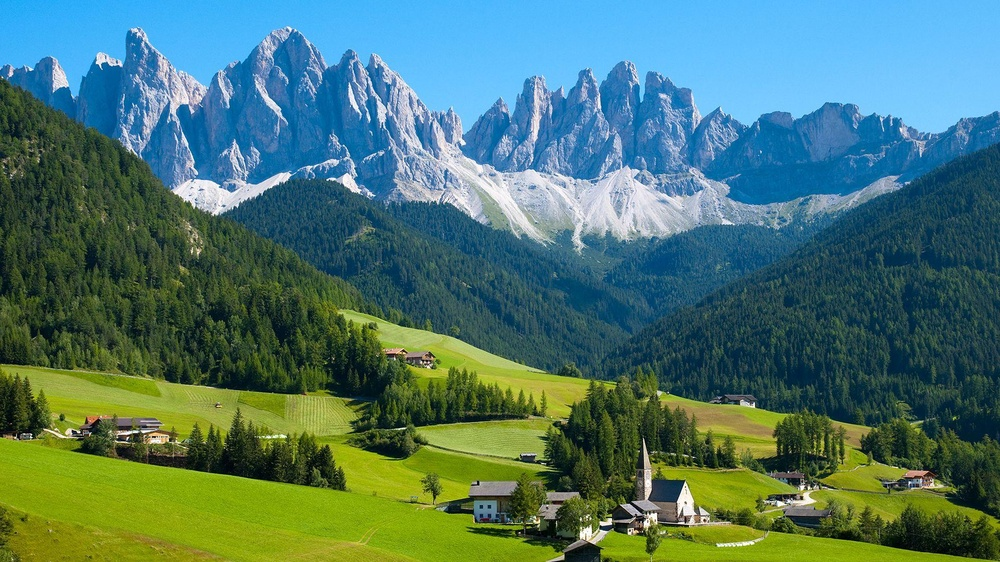
#> input picture Advance/img6.jpg, 1000 x 562 px, shrunk from 1920 x 1080 before the run
$ python threshold.py
#> lines starting #> are read from the running program, lines starting #| are printed output that depends on the picture; after the words box and inside, x2 and y2 are one past the last pixel; in counts of white or black regions, pixels touching at a corner belong together
import cv2 as cv
from cv2 import threshold
import numpy as np

img = cv.imread('img6.jpg')
#> img is the input picture: shape (562, 1000, 3); mean B, G, R 108, 118.1, 76.6
cv.imshow('House', img)

# Convert the gray scale img

gray = cv.cvtColor(img, cv.COLOR_BGR2GRAY)
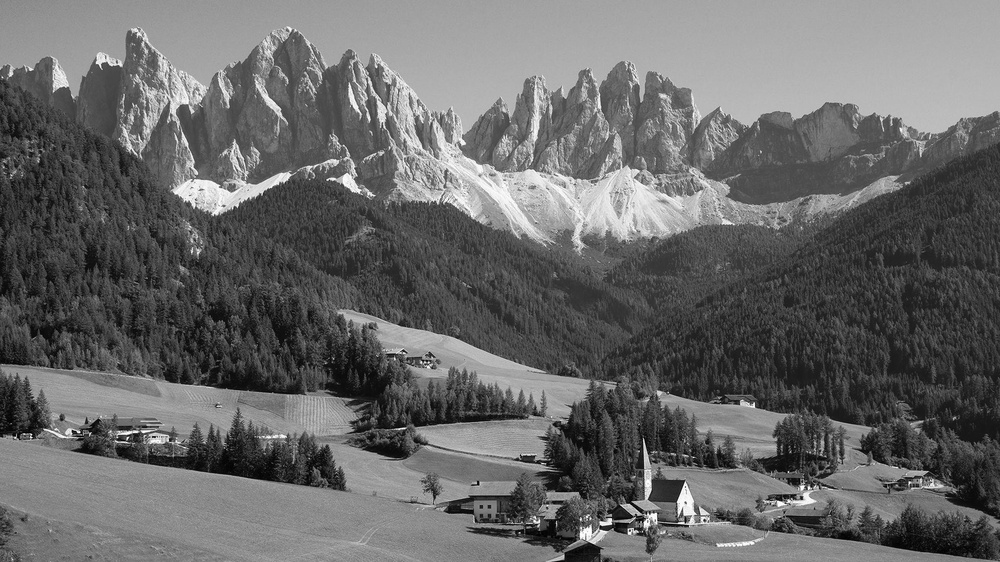
#> gray: shape (562, 1000); min 0, max 255, mean 104.6
cv.imshow('Gray', gray)

# simple thresholding
threshold, thresh = cv.threshold(gray, 150, 255, cv.THRESH_BINARY)
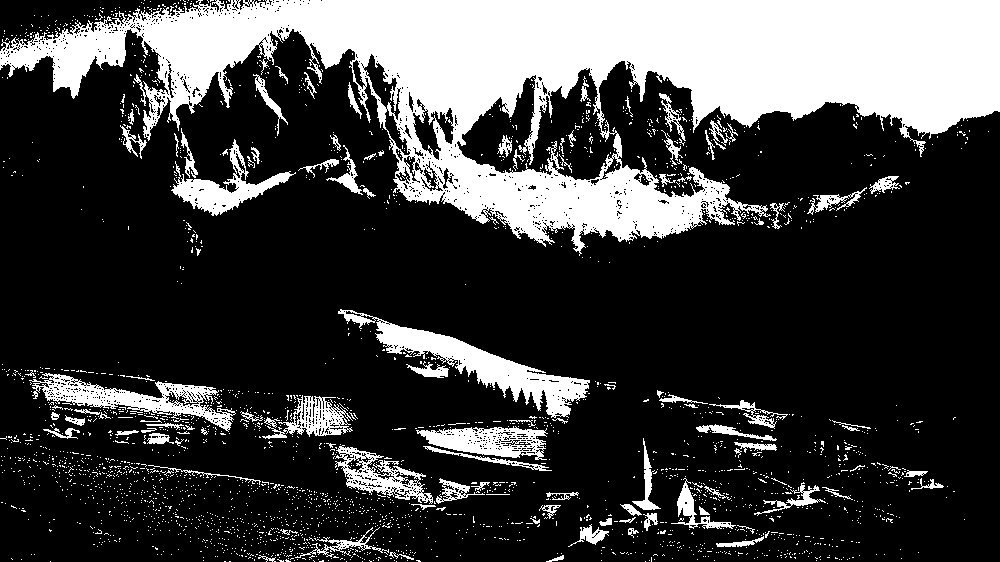
#> thresh: shape (562, 1000); 25.2% white; 2640 white regions (2532 under 20 px), largest, box (x1, y1, x2, y2) and area: (0, 0, 1000, 256) 105577, (338, 309, 590, 418) 6070, (29, 373, 236, 432) 3709
cv.imshow("Thresh", thresh)

threshold, thresh_inv = cv.threshold(gray, 150, 255, cv.THRESH_BINARY_INV)
cv.imshow("Thresh_inv", thresh_inv)

# addaptive threshlod
adaptive_thresh = cv.adaptiveThreshold(
    gray, 255, cv.ADAPTIVE_THRESH_MEAN_C, cv.THRESH_BINARY, 11, 3)
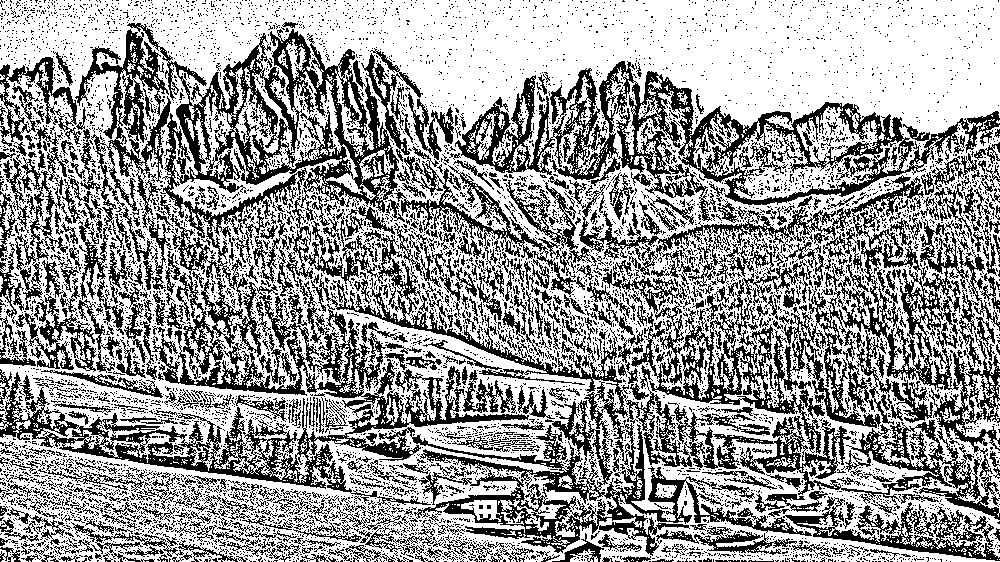
#> adaptive_thresh: shape (562, 1000); 61.3% white; black in thin lines or dots
cv.imshow("Adaptive_thresh", adaptive_thresh)

cv.waitKey(0)

$ run again, with Advance/img5.jpg copied over Advance/img6.jpg
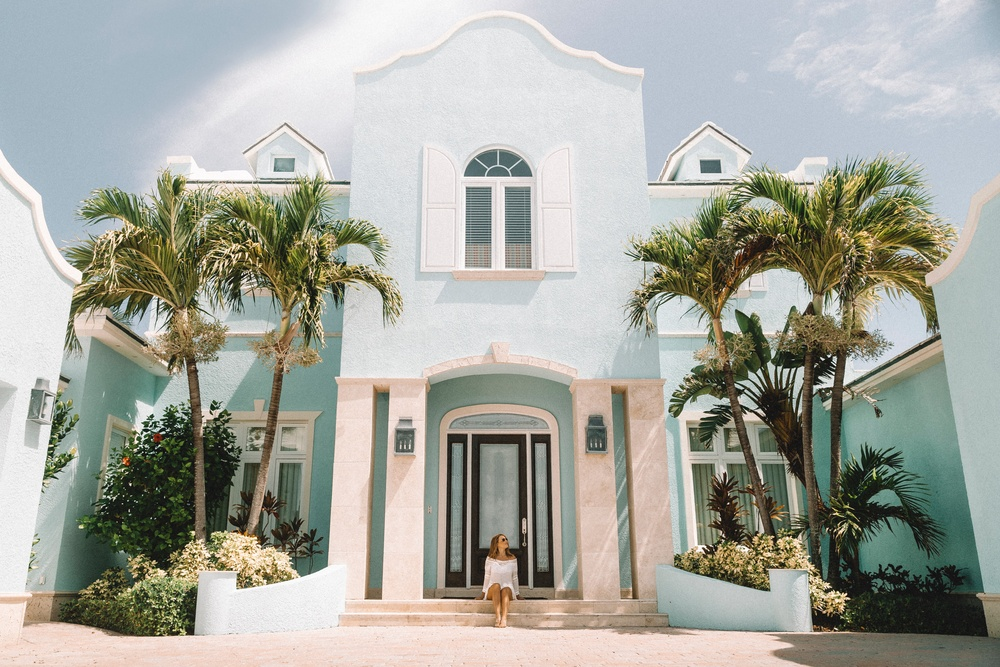
#> input picture Advance/img5.jpg, 1000 x 667 px, shrunk from 4892 x 3262 before the run
#> img is the input picture: shape (667, 1000, 3); mean B, G, R 159.6, 168.4, 166.7
#> `threshold, thresh = cv.threshold(gray, 150, 255, cv.THRESH_BINARY)`:
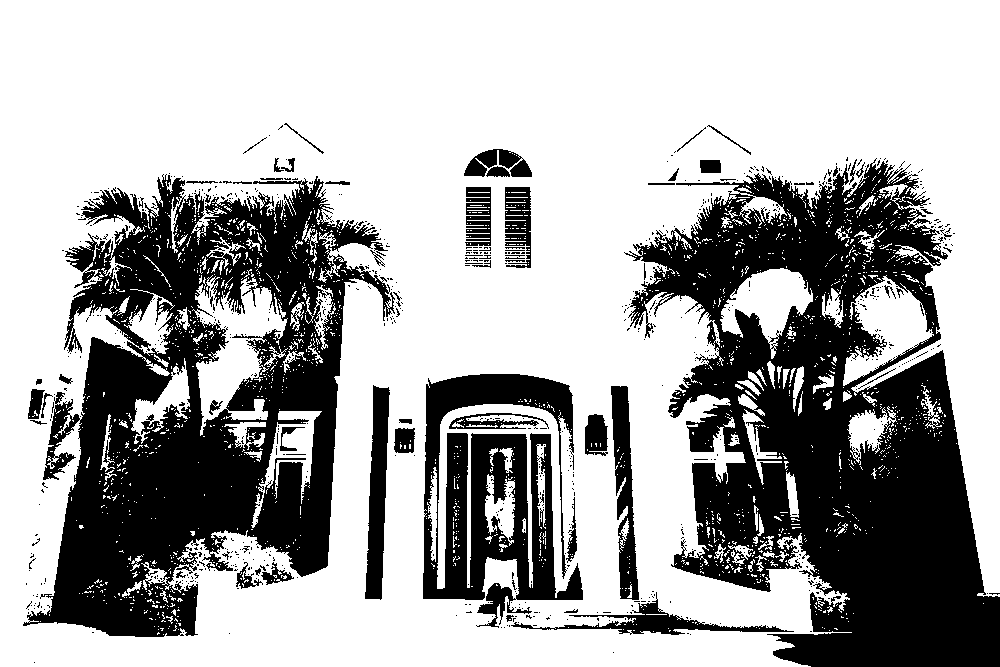
#> thresh: shape (667, 1000); 66.5% white; 785 black regions (717 under 20 px), largest, box (x1, y1, x2, y2) and area: (624, 158, 1000, 667) 98513, (23, 174, 395, 637) 82959, (423, 374, 583, 628) 21509
#> `adaptive_thresh = cv.adaptiveThreshold( gray, 255, cv.ADAPTIVE_THRESH_..`:
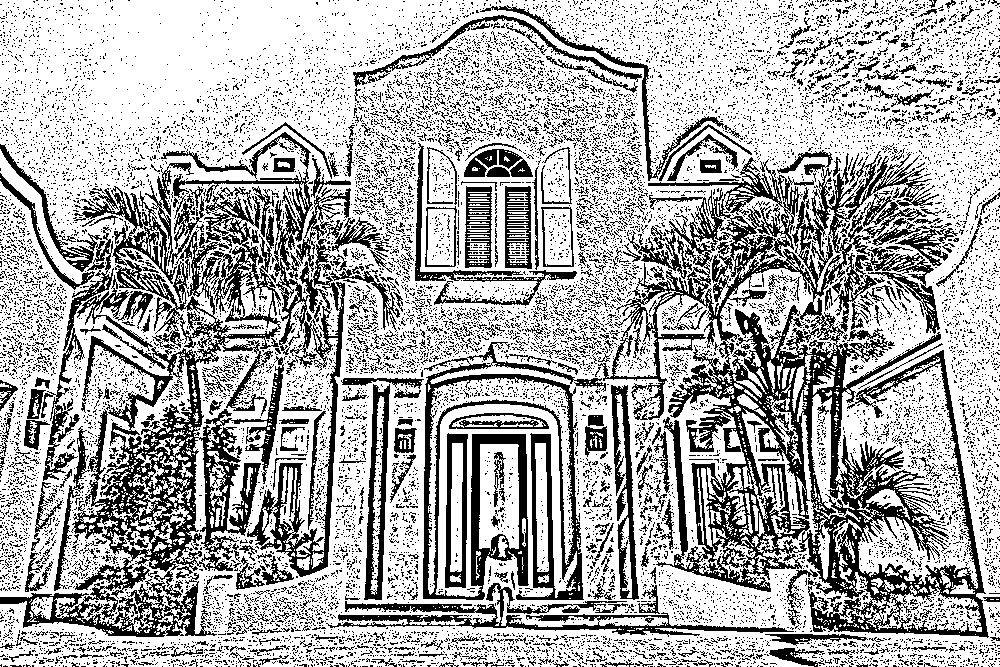
#> adaptive_thresh: shape (667, 1000); 68.3% white; 15156 black regions (14605 under 20 px), largest, box (x1, y1, x2, y2) and area: (598, 150, 989, 638) 49766, (0, 132, 381, 637) 43529, (423, 342, 606, 600) 11649

$ run again, with Advance/img7.jpg copied over Advance/img6.jpg
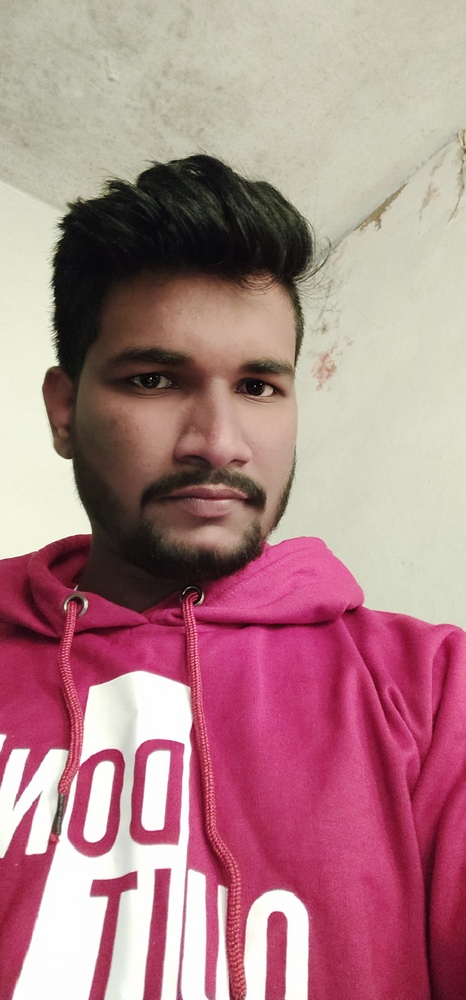
#> input picture Advance/img7.jpg, 466 x 1000 px, shrunk from 3040 x 6528 before the run
#> img is the input picture: shape (1000, 466, 3); mean B, G, R 136.2, 131.8, 175.6
#> `threshold, thresh = cv.threshold(gray, 150, 255, cv.THRESH_BINARY)`:
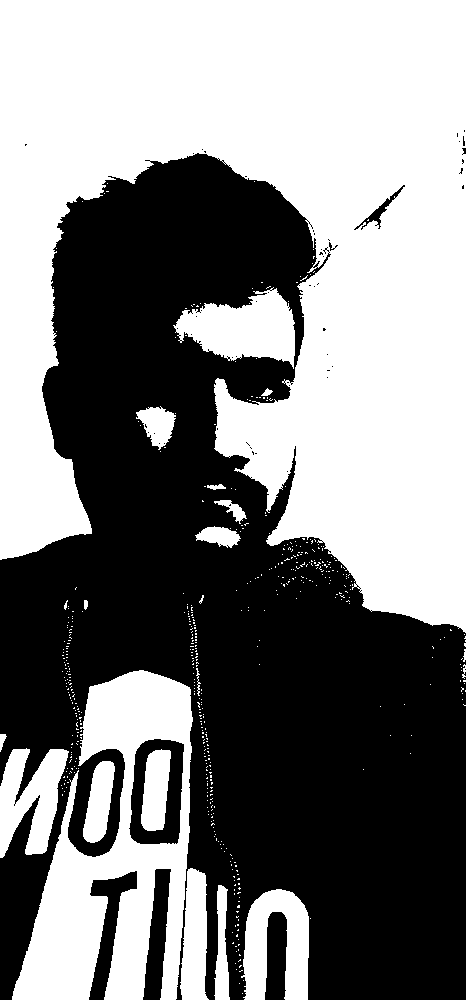
#> thresh: shape (1000, 466); 50.5% white; 57 black regions (50 under 20 px), largest, box (x1, y1, x2, y2) and area: (0, 153, 466, 1000) 221038, (129, 739, 184, 844) 3085, (89, 871, 137, 1000) 2201
#> `adaptive_thresh = cv.adaptiveThreshold( gray, 255, cv.ADAPTIVE_THRESH_..`:
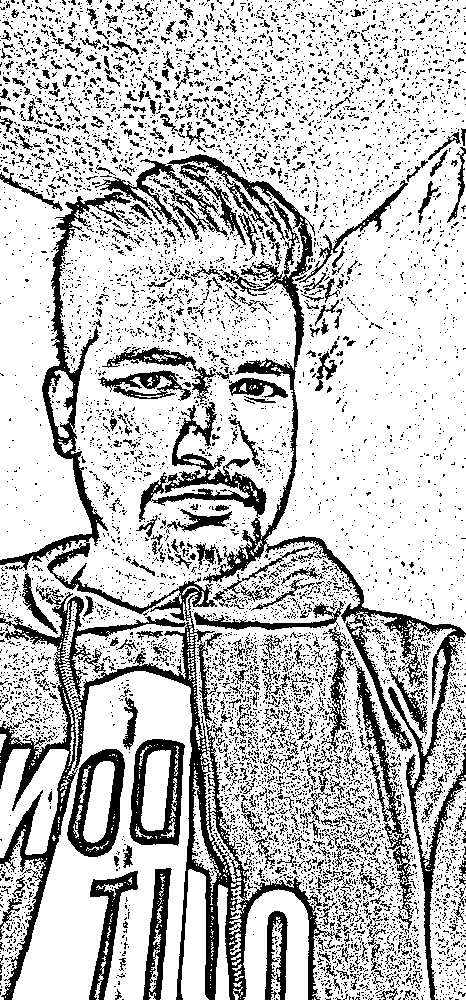
#> adaptive_thresh: shape (1000, 466); 76.2% white; 7648 black regions (7163 under 20 px), largest, box (x1, y1, x2, y2) and area: (0, 192, 349, 1000) 24951, (139, 154, 466, 1000) 16719, (129, 739, 185, 846) 2808
